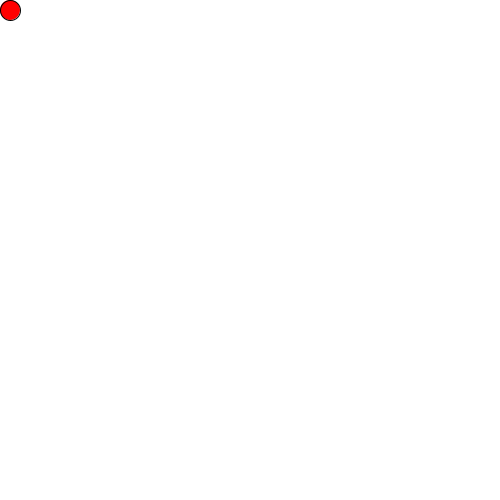
Frame 1 (no input)
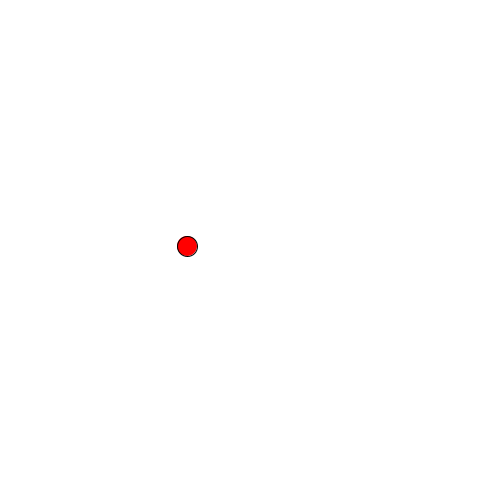
Frame 60 (the mouse pressed at the canvas centre just before this capture)
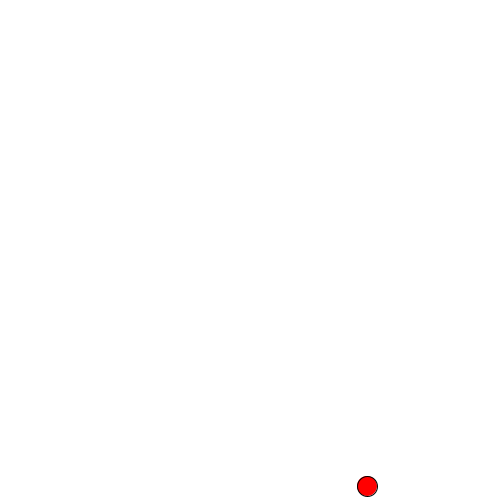
Frame 120 (the mouse held since frame 60 and released just before this capture)

The Processing sketch that drew these frames (run headless with seeded random() and noise(); from frame 60 on, the mouse is pressed at the canvas centre):

// Processing sketch: bouncingColorBall_OOP
// ── bouncingColorBall_OOP.pde
Ball myBall;

void setup()
{
  size(500, 500);
  myBall = new Ball();
}

void draw()
{
  background(255);
  myBall.drawBall();
  myBall.moveBall();
  myBall.bounceBall();
}

// ── Ball.pde
class Ball
{
  float posX;
  float posY;
  float directionX;
  float directionY;
  float diam;
  float colorR;
  float colorG;
  float colorB;

  Ball()
  {
    posX = 10;
    posY = 10;
    directionX = 3;
    directionY = 4;
    diam = 20;
    colorR = 255;
    colorG = 0;
    colorB = 0;
  }

  void drawBall()
  {
    stroke(0);
    fill(colorR, colorG, colorB);
    ellipse(posX, posY, diam, diam);
  }

  void moveBall()
  {
    posX = posX + directionX;
    posY = posY + directionY;
  }

  void bounceBall()
  {
    if (( posX > width) || (posX < 0)) directionX = directionX * -1;
    if ((posY > height) || (posY < 0)) directionY = directionY * -1;
  }
}
